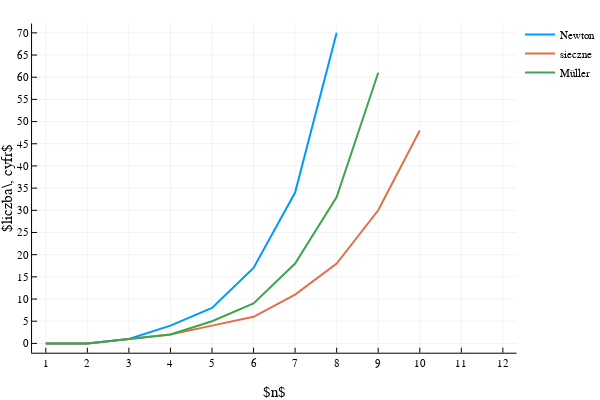

This figure's notebook cell:
### Code cell
f4(x) = log(abs(x))
df4(x) = 1.0/x
f4_zero = 1.0
x0_4 = BigFloat(0.5)
@assert(f4(f4_zero) == 0.0, f4(f4_zero))
test_methods(f4, df4, x0_4, f4_zero, 20)

### Figure 1 — Plotly figure (JSON) as saved in the notebook; plotly's stock layout.template omitted (floating-point values rounded to 4 significant figures)
{"data": [{"colorbar": {"title": ""}, "hoverinfo": "text", "legendgroup": "Newton", "line": {"color": "rgba(0, 154, 250, 1.000)", "dash": "solid", "shape": "linear", "width": 2}, "mode": "lines", "name": "Newton", "showlegend": true, "text": [null, null, null, null, null, null, null, null, null, null, null, null], "type": "scatter", "x": [1, 2, 3, 4, 5, 6, 7, 8, 9, 10, 11, 12], "xaxis": "x1", "y": [0, 0, 1, 4, 8, 17, 34, 70, null, null, null, null], "yaxis": "y1", "zmax": 0.1, "zmin": -0.1}, {"colorbar": {"title": ""}, "hoverinfo": "text", "legendgroup": "sieczne", "line": {"color": "rgba(227, 111, 71, 1.000)", "dash": "solid", "shape": "linear", "width": 2}, "mode": "lines", "name": "sieczne", "showlegend": true, "text": [null, null, null, null, null, null, null, null, null, null, null, null], "type": "scatter", "x": [1, 2, 3, 4, 5, 6, 7, 8, 9, 10, 11, 12], "xaxis": "x1", "y": [0, 0, 1, 2, 4, 6, 11, 18, 30, 48, null, null], "yaxis": "y1", "zmax": 0.1, "zmin": -0.1}, {"colorbar": {"title": ""}, "hoverinfo": "text", "legendgroup": "Müller", "line": {"color": "rgba(62, 164, 78, 1.000)", "dash": "solid", "shape": "linear", "width": 2}, "mode": "lines", "name": "Müller", "showlegend": true, "text": [null, null, null, null, null, null, null, null, null, null, null, null], "type": "scatter", "x": [1, 2, 3, 4, 5, 6, 7, 8, 9, 10, 11, 12], "xaxis": "x1", "y": [0, 0, 1, 2, 5, 9, 18, 33, 61, null, null, null], "yaxis": "y1", "zmax": 0.1, "zmin": -0.1}], "layout": {"annotations": [], "height": 400, "legend": {"bgcolor": "rgba(255, 255, 255, 1.000)", "bordercolor": "rgba(0, 0, 0, 1.000)", "font": {"color": "rgba(0, 0, 0, 1.000)", "family": "sans-serif", "size": 11}, "tracegroupgap": 0, "x": 1, "y": 1}, "margin": {"b": 20, "l": 0, "r": 0, "t": 20}, "paper_bgcolor": "rgba(255, 255, 255, 1.000)", "plot_bgcolor": "rgba(255, 255, 255, 1.000)", "showlegend": true, "width": 600, "xaxis": {"anchor": "y1", "domain": [0.06165, 0.9934], "gridcolor": "rgba(0, 0, 0, 0.100)", "gridwidth": 0.5, "linecolor": "rgba(0, 0, 0, 1.000)", "mirror": false, "range": [0.67, 12.33], "showgrid": true, "showline": true, "showticklabels": true, "tickangle": 0, "tickcolor": "rgb(0, 0, 0)", "tickfont": {"color": "rgba(0, 0, 0, 1.000)", "family": "sans-serif", "size": 11}, "tickmode": "array", "ticks": "inside", "ticktext": ["1", "2", "3", "4", "5", "6", "7", "8", "9", "10", "11", "12"], "tickvals": [1, 2, 3, 4, 5, 6, 7, 8, 9, 10, 11, 12], "title": "$n$", "titlefont": {"color": "rgba(0, 0, 0, 1.000)", "family": "sans-serif", "size": 15}, "type": "-", "visible": true, "zeroline": false, "zerolinecolor": "rgba(0, 0, 0, 1.000)"}, "yaxis": {"anchor": "x1", "domain": [0.07581, 0.9902], "gridcolor": "rgba(0, 0, 0, 0.100)", "gridwidth": 0.5, "linecolor": "rgba(0, 0, 0, 1.000)", "mirror": false, "range": [-2.1, 72.1], "showgrid": true, "showline": true, "showticklabels": true, "tickangle": 0, "tickcolor": "rgb(0, 0, 0)", "tickfont": {"color": "rgba(0, 0, 0, 1.000)", "family": "sans-serif", "size": 11}, "tickmode": "array", "ticks": "inside", "ticktext": ["0", "5", "10", "15", "20", "25", "30", "35", "40", "45", "50", "55", "60", "65", "70"], "tickvals": [0, 5, 10, 15, 20, 25, 30, 35, 40, 45, 50, 55, 60, 65, 70], "title": "$liczba\\, cyfr$", "titlefont": {"color": "rgba(0, 0, 0, 1.000)", "family": "sans-serif", "size": 15}, "type": "-", "visible": true, "zeroline": false, "zerolinecolor": "rgba(0, 0, 0, 1.000)"}}}
